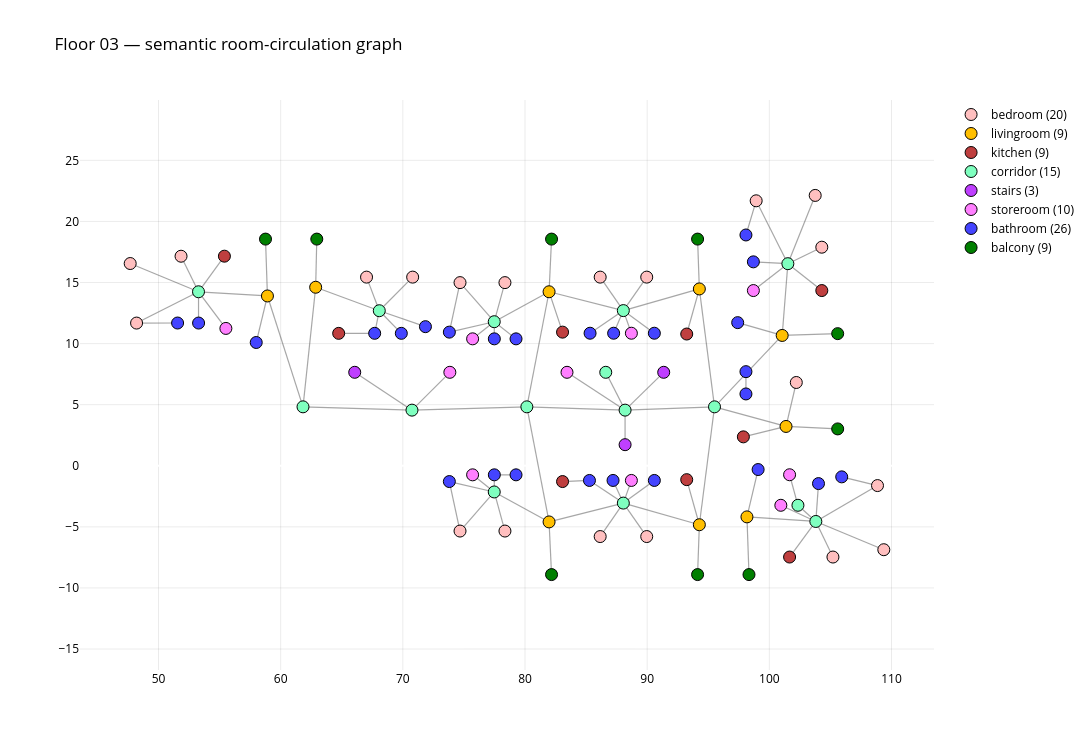

The code cell stored with this chart in its notebook:
### Markdown cell above
## 6. Visualise the semantic room-circulation graph (plan view)

### Code cell
fig = go.Figure()
# edges
ex, ey = [], []
for a, b in edges:
    ex += [cen_xyz[a,0], cen_xyz[b,0], None]
    ey += [cen_xyz[a,1], cen_xyz[b,1], None]
fig.add_trace(go.Scatter(x=ex, y=ey, mode="lines",
                         line=dict(color="rgba(80,80,80,0.5)", width=1.2),
                         hoverinfo="skip", showlegend=False))
# nodes by room type
for t in present:
    idx = [i for i in range(N) if rtypes[i] == t]
    fig.add_trace(go.Scatter(
        x=cen_xyz[idx,0], y=cen_xyz[idx,1], mode="markers",
        marker=dict(size=12, color=ROOM_COLOR[t], line=dict(color="black", width=1)),
        name=f"{t} ({len(idx)})",
        text=[f"{t} (deg {deg[i]}, win {win_count[i]})" for i in idx], hoverinfo="text"))
fig.update_layout(
    title=dict(text="Floor 03 — semantic room-circulation graph", font=dict(color="black")),
    paper_bgcolor="white", plot_bgcolor="white",
    xaxis=dict(color="black", showgrid=True, gridcolor="rgba(0,0,0,0.08)", scaleanchor="y", scaleratio=1),
    yaxis=dict(color="black", showgrid=True, gridcolor="rgba(0,0,0,0.08)"),
    legend=dict(font=dict(color="black")), width=1100, height=750)
fig.show(renderer=renderer)

### Figure 1 — Plotly figure (JSON) as saved in the notebook; plotly's stock layout.template omitted (floating-point values rounded to 4 significant figures; data arrays with more than 128 entries replaced by an {"elided": "..."} marker saying what was removed)
{"data": [{"hoverinfo": "skip", "line": {"color": "rgba(80,80,80,0.5)", "width": 1.2}, "mode": "lines", "showlegend": false, "type": "scatter", "x": {"elided": "306 float values"}, "y": {"elided": "306 float values"}}, {"hoverinfo": "text", "marker": {"color": "#FFBFBF", "line": {"color": "black", "width": 1}, "size": 12}, "mode": "markers", "name": "bedroom (20)", "text": ["bedroom (deg 1, win 1)", "bedroom (deg 2, win 0)", "bedroom (deg 1, win 1)", "bedroom (deg 1, win 1)", "bedroom (deg 1, win 1)", "bedroom (deg 2, win 1)", "bedroom (deg 1, win 1)", "bedroom (deg 1, win 1)", "bedroom (deg 1, win 1)", "bedroom (deg 1, win 1)", "bedroom (deg 2, win 1)", "bedroom (deg 2, win 1)", "bedroom (deg 1, win 1)", "bedroom (deg 1, win 1)", "bedroom (deg 1, win 1)", "bedroom (deg 1, win 1)", "bedroom (deg 1, win 1)", "bedroom (deg 2, win 1)", "bedroom (deg 1, win 1)", "bedroom (deg 1, win 1)"], "type": "scatter", "x": [86.15, 74.68, 89.96, 78.36, 67.03, 108.9, 109.4, 105.2, 102.2, 103.8, 98.92, 48.21, 47.68, 51.84, 89.96, 78.36, 86.15, 74.68, 70.8, 104.3], "y": [-5.793, -5.343, 15.44, 14.99, 15.44, -1.62, -6.87, -7.47, 6.817, 22.13, 21.69, 11.68, 16.55, 17.15, -5.793, -5.343, 15.44, 14.99, 15.44, 17.89]}, {"hoverinfo": "text", "marker": {"color": "#FFBF00", "line": {"color": "black", "width": 1}, "size": 12}, "mode": "markers", "name": "livingroom (9)", "text": ["livingroom (deg 4, win 0)", "livingroom (deg 5, win 0)", "livingroom (deg 4, win 0)", "livingroom (deg 3, win 0)", "livingroom (deg 4, win 0)", "livingroom (deg 4, win 0)", "livingroom (deg 4, win 0)", "livingroom (deg 3, win 0)", "livingroom (deg 4, win 0)"], "type": "scatter", "x": [81.97, 81.97, 94.27, 98.17, 101.4, 101.1, 58.92, 62.87, 94.27], "y": [-4.596, 14.24, 14.47, -4.184, 3.22, 10.67, 13.9, 14.61, -4.826]}, {"hoverinfo": "text", "marker": {"color": "#BF3F3F", "line": {"color": "black", "width": 1}, "size": 12}, "mode": "markers", "name": "kitchen (9)", "text": ["kitchen (deg 1, win 1)", "kitchen (deg 1, win 0)", "kitchen (deg 1, win 0)", "kitchen (deg 1, win 1)", "kitchen (deg 1, win 0)", "kitchen (deg 1, win 0)", "kitchen (deg 1, win 0)", "kitchen (deg 1, win 0)", "kitchen (deg 1, win 1)"], "type": "scatter", "x": [55.4, 93.24, 83.07, 101.7, 97.87, 64.75, 93.24, 83.07, 104.3], "y": [17.16, -1.135, -1.291, -7.47, 2.367, 10.84, 10.78, 10.94, 14.34]}, {"hoverinfo": "text", "marker": {"color": "#7FFFBF", "line": {"color": "black", "width": 1}, "size": 12}, "mode": "markers", "name": "corridor (15)", "text": ["corridor (deg 1, win 0)", "corridor (deg 7, win 0)", "corridor (deg 4, win 0)", "corridor (deg 5, win 0)", "corridor (deg 8, win 0)", "corridor (deg 2, win 0)", "corridor (deg 7, win 0)", "corridor (deg 3, win 0)", "corridor (deg 6, win 0)", "corridor (deg 8, win 0)", "corridor (deg 6, win 0)", "corridor (deg 8, win 0)", "corridor (deg 4, win 0)", "corridor (deg 6, win 0)", "corridor (deg 7, win 0)"], "type": "scatter", "x": [86.61, 77.48, 70.75, 95.51, 103.8, 102.3, 53.27, 61.83, 77.48, 88.05, 68.07, 88.05, 80.15, 88.19, 101.5], "y": [7.651, 11.79, 4.554, 4.824, -4.558, -3.235, 14.24, 4.824, -2.144, -3.054, 12.69, 12.7, 4.824, 4.554, 16.54]}, {"hoverinfo": "text", "marker": {"color": "#BF3FFF", "line": {"color": "black", "width": 1}, "size": 12}, "mode": "markers", "name": "stairs (3)", "text": ["stairs (deg 1, win 0)", "stairs (deg 1, win 0)", "stairs (deg 1, win 0)"], "type": "scatter", "x": [91.35, 88.19, 66.06], "y": [7.651, 1.727, 7.651]}, {"hoverinfo": "text", "marker": {"color": "#FF7FFF", "line": {"color": "black", "width": 1}, "size": 12}, "mode": "markers", "name": "storeroom (10)", "text": ["storeroom (deg 1, win 0)", "storeroom (deg 1, win 0)", "storeroom (deg 1, win 0)", "storeroom (deg 1, win 0)", "storeroom (deg 1, win 0)", "storeroom (deg 1, win 0)", "storeroom (deg 1, win 0)", "storeroom (deg 1, win 0)", "storeroom (deg 1, win 0)", "storeroom (deg 1, win 0)"], "type": "scatter", "x": [83.44, 55.52, 88.71, 88.71, 98.69, 73.85, 101.7, 100.9, 75.71, 75.71], "y": [7.651, 11.24, -1.201, 10.85, 14.34, 7.651, -0.7346, -3.235, 10.39, -0.7414]}, {"hoverinfo": "text", "marker": {"color": "#4444FF", "line": {"color": "black", "width": 1}, "size": 12}, "mode": "markers", "name": "bathroom (26)", "text": ["bathroom (deg 2, win 0)", "bathroom (deg 1, win 0)", "bathroom (deg 1, win 0)", "bathroom (deg 1, win 0)", "bathroom (deg 1, win 0)", "bathroom (deg 2, win 0)", "bathroom (deg 2, win 0)", "bathroom (deg 1, win 0)", "bathroom (deg 1, win 0)", "bathroom (deg 1, win 0)", "bathroom (deg 1, win 0)", "bathroom (deg 1, win 0)", "bathroom (deg 1, win 0)", "bathroom (deg 1, win 0)", "bathroom (deg 1, win 0)", "bathroom (deg 2, win 0)", "bathroom (deg 1, win 0)", "bathroom (deg 1, win 0)", "bathroom (deg 1, win 0)", "bathroom (deg 1, win 0)", "bathroom (deg 1, win 0)", "bathroom (deg 1, win 0)", "bathroom (deg 1, win 0)", "bathroom (deg 1, win 0)", "bathroom (deg 2, win 0)", "bathroom (deg 1, win 0)"], "type": "scatter", "x": [85.28, 87.21, 51.56, 58.0, 53.28, 73.81, 73.81, 71.85, 104.0, 105.9, 98.08, 98.08, 98.08, 97.41, 90.59, 67.69, 69.88, 85.33, 90.59, 87.26, 99.08, 98.69, 79.27, 79.27, 77.49, 77.49], "y": [-1.202, -1.2, 11.69, 10.09, 11.68, -1.291, 10.94, 11.39, -1.458, -0.908, 7.705, 5.88, 18.89, 11.72, -1.201, 10.84, 10.84, 10.85, 10.85, 10.85, -0.308, 16.69, -0.7409, 10.39, -0.7406, 10.39]}, {"hoverinfo": "text", "marker": {"color": "#007F00", "line": {"color": "black", "width": 1}, "size": 12}, "mode": "markers", "name": "balcony (9)", "text": ["balcony (deg 1, win 0)", "balcony (deg 1, win 0)", "balcony (deg 1, win 0)", "balcony (deg 1, win 0)", "balcony (deg 1, win 0)", "balcony (deg 1, win 0)", "balcony (deg 1, win 0)", "balcony (deg 1, win 0)", "balcony (deg 1, win 0)"], "type": "scatter", "x": [94.13, 94.13, 82.17, 58.76, 105.6, 105.6, 98.33, 82.17, 62.96], "y": [-8.906, 18.55, 18.55, 18.55, 10.82, 3.017, -8.906, -8.906, 18.55]}], "layout": {"height": 750, "legend": {"font": {"color": "black"}}, "paper_bgcolor": "white", "plot_bgcolor": "white", "title": {"font": {"color": "black"}, "text": "Floor 03 — semantic room-circulation graph"}, "width": 1100, "xaxis": {"color": "black", "gridcolor": "rgba(0,0,0,0.08)", "scaleanchor": "y", "scaleratio": 1, "showgrid": true}, "yaxis": {"color": "black", "gridcolor": "rgba(0,0,0,0.08)", "showgrid": true}}}
